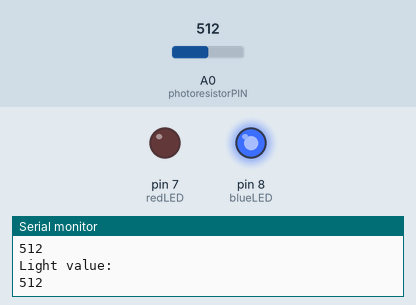
Recording of a sketch running on a simulated Arduino Uno, built with avr-gcc and run on an emulated ATmega328P. Parts: output pins drawn as LEDs (lit = HIGH), the last lines printed to the serial monitor. The test bench sets the inputs (shaded band); at power-on: A0 (photoresistorPIN) = 512.

Above: at 1.2 s.
1.3 s: A0 (photoresistorPIN) set to 55
4.3 s: A0 (photoresistorPIN) set to 46
At 4.6 s:
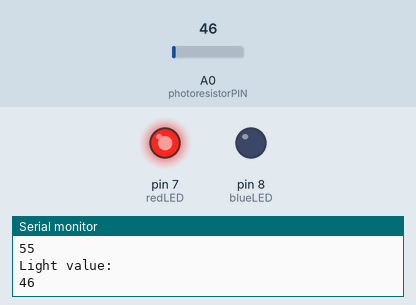
7.3 s: A0 (photoresistorPIN) set to 122
At 7.61 s:
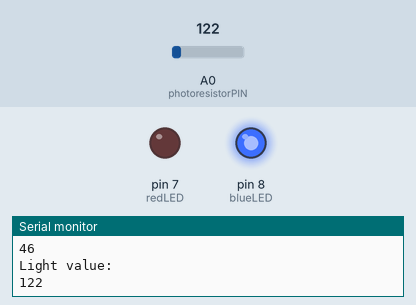
10.3 s: A0 (photoresistorPIN) set to 40
At 10.62 s:
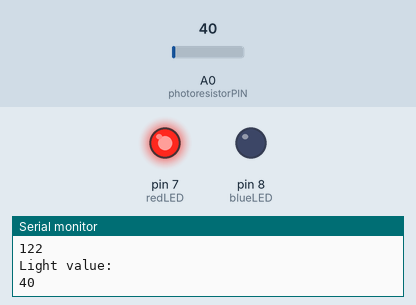
Timing chart, 0 to 13.3 s (numbered marks = the images above; inputs shaded):
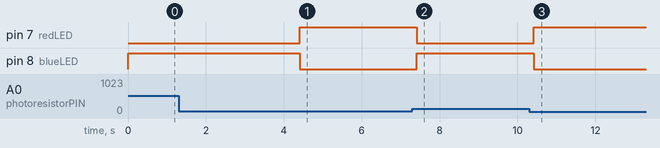

Measured:
- the behaviour switches between 50 and 49 on A0 (photoresistorPIN) (found by bisection; images 0 and 1)
- after the input at 4.3 s, pin 7 (redLED): LOW → HIGH after 0.11 s; pin 8 (blueLED): HIGH → LOW after 0.11 s
- after the input at 7.3 s, pin 7 (redLED): HIGH → LOW after 0.11 s; pin 8 (blueLED): LOW → HIGH after 0.11 s
- after the input at 10.3 s, pin 7 (redLED): LOW → HIGH after 0.12 s; pin 8 (blueLED): HIGH → LOW after 0.12 s

The sketch:

2led_photoresistor.ino
```cpp
/**
 * @file dc_motor.ino
 * @author Group 2
 * @brief make a 2 photoresistor with leds work
 * @version 0.1
 * @date 2022-05-8
 */

// declare the red led pin
int redLED = 7;
// declare the blue led pin
int blueLED = 8;
// declare the photoresistor pin (analogue pin)
int photoresistorPIN = A0;
// initial light value detected by the color sensor
int lightValue = 0;

/**
 * @brief setup function
 * @param none
 * @details this function only runs once at the start of the program.
 */
void setup() {
    // start the leds on port 7 and 8
    pinMode(redLED, OUTPUT);
    pinMode(blueLED,OUTPUT);
    // start console with 9600 ms updates
    Serial.begin(9600);
}

/**
 * @brief setup function
 * @param none
 * @details this function runs continuously untill the end of the program.
 */
void loop(){
    // read the initial light value from the photoresistor PIN
    lightValue = analogRead(photoresistorPIN);
    Serial.println("Light value: ");
    Serial.println(lightValue);
    // check for light value less than 50, then red led
    if(lightValue < 50) {
        digitalWrite(redLED, HIGH);
    }
    // else, blue led
    else {
        digitalWrite(blueLED, HIGH);
    }

    // delay for 0.2 seconds
    delay(200);

    // close the LEDs
    digitalWrite(redLED, LOW);
    digitalWrite(blueLED, LOW);
}
```
